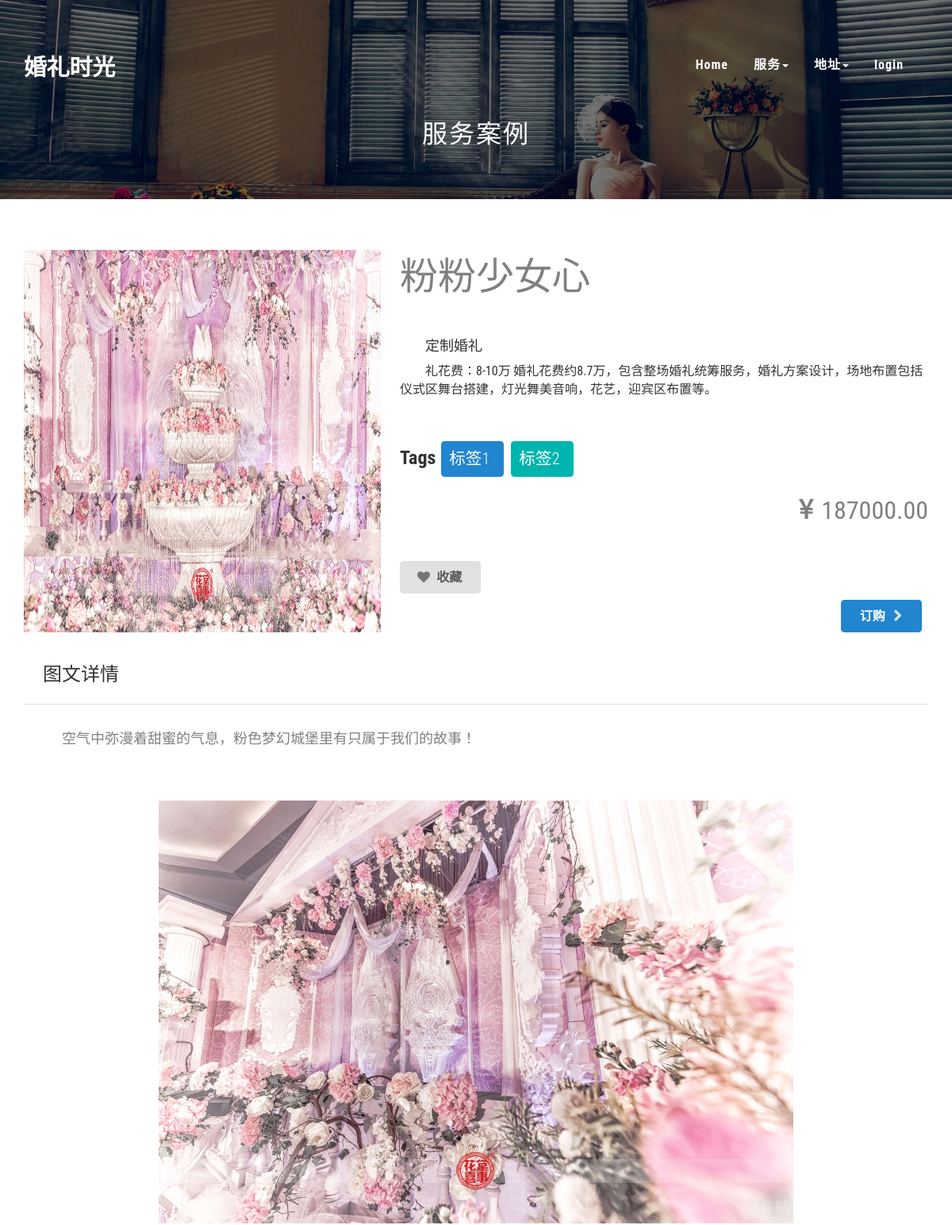
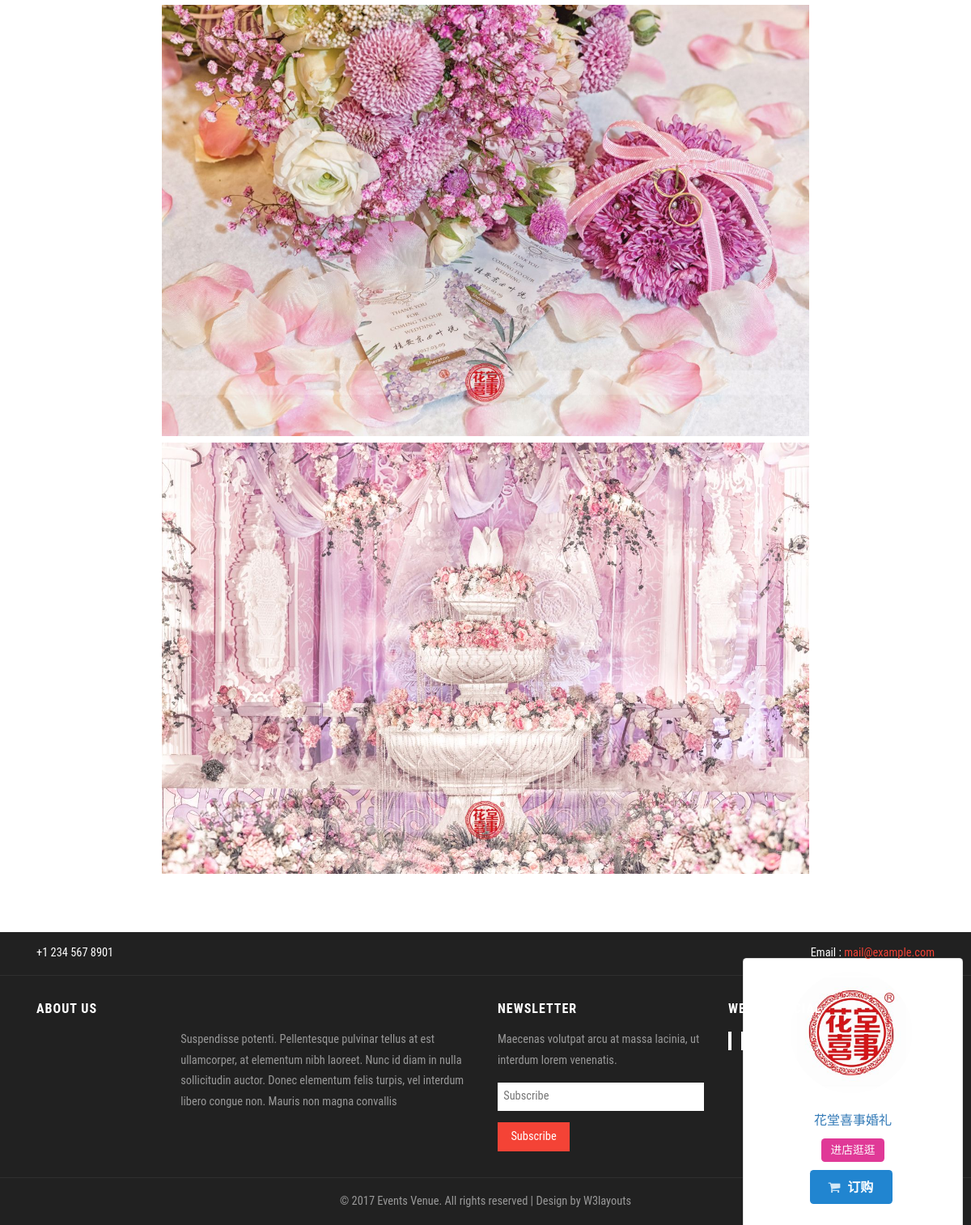
The app's page /single/1 with its own data (2 pictures, top to bottom).
### Web/models.py (models this page shows, shortened)
class C_S(models.Model):#存服务
    belong = models.ForeignKey(to=Company)#所属公司
    topic = models.CharField(max_length=30 , default='unnamed_S|C')#主题
    public_like = models.PositiveIntegerField(default=0)#喜好程度
    icon = models.ImageField(upload_to='store/icon')#图标
    introduction = models.TextField(max_length=255,default='null')#介绍
    index_flag = models.CharField(max_length=20,default='',null=True,blank = True)
    service_kind = models.ForeignKey(to=server_choices)#服务种类
    minprice = models.DecimalField(max_digits=8,decimal_places=2,default = 0,null=True,blank=True)#价格999999.99
    maxprice = models.DecimalField(max_digits=8,decimal_places=2,default = 0,null=True,blank=True)#价格999999.99
    detail = models.TextField(max_length=255,default='null',null=True,blank = True)#细节参数
    create_time = models.DateField(auto_now_add=True)#创建日期
    graph_count = models.IntegerField(default=0)#包含图片数
    writed_time = models.DateField(auto_now=True)#修改日期

class server_choices(models.Model):#检索用， 存服务类型（简写，完整描述）
    ser_name = models.CharField(max_length=5,default='NULL')
    ex_ser_name = models.CharField(max_length=15,default="expand_server'name")
    def __str__(self):
        return str(self.id) + self.ex_ser_name

class Company(models.Model):#存公司
    name = models.CharField(max_length=30 , default='unnamed_company')#名字
    business_kind =models.ForeignKey(to=business_choices)#公司类型
    icon = models.ImageField(upload_to='store/icon')#图标
    introduction = models.TextField(max_length=255,default='null')#介绍
    phone= models.CharField(max_length=20,default = 'null',blank=True,null=True)#联系电话
    adress = models.ForeignKey(to=City)#所在城市
    ident = models.BooleanField(default = False)#审核状态
    isopen = models.BooleanField(default = False)#营业状态
    inward_phone = models.CharField(max_length=20)#内部电话
    manager = models.OneToOneField(to=UserProfile,blank=True,null=True)
    charge_time = models.DateField(auto_now=True)

class Graph(models.Model):#服务例图
    belong = models.ForeignKey(to=C_S)#所属服务
    order_number = models.PositiveIntegerField(default=1)#图片顺序
    img = models.ImageField(upload_to='store/img')#存储的图
    flag = models.CharField(max_length=20,default='null')

### Web/views.py (the view, shortened to what this page needs)
# urls.py: url(r'^single/(?P<id>\d+)$',single),
def single(request,id):
    context={}
    if isinstance(request.user,User):
        user = UserProfile.objects.get(belong_to = request.user)
    else:
        user = None
    if request.method =='GET':
        cities = City.objects.all()
        ser_kind = server_choices.objects.all()
        server= C_S.objects.get(id=id)
        company = server.belong
        images = Graph.objects.filter(belong=server).order_by('order_number')
        flags = flag.objects.all()
        if user:
            fav = Fav.objects.filter(fav_ser = server, fav_user = user)
        else:
            fav = None
        context['fav'] = fav
        context['User']=user
        context['city'] =cities
        context['s_kind'] = ser_kind
        context['server'] = server
        context['company'] = company
        context['images'] = images
        context['tags'] = flags
        return render(request,'single.html',context=context)
    else:
        return redirect(to='/index/')

### Web/models.py (called while the page is built)
    def __str__(self):
        return str(self.id) + self.city_name

### Web/templates/single.html (shortened to what this page needs)
<!DOCTYPE html>
{% load staticfiles %}
<html lang="en">
<head>
<link rel="stylesheet" href="{% static '/css/semantic.css' %}" media="screen" title="no title" charset="utf-8">
<link href="{% static '/css/bootstrap.css' %}" rel="stylesheet" type="text/css" media="all" />
<link rel="stylesheet" href="{% static '/css/style.css' %}" type="text/css" media="all" />
</head>
<body>
	<div class="banner">
		{% include "header.html" %}
		<div class="agileinfo-top-heading">
			<h2>服务案例</h2>
		</div>
	</div>
		<div class="blog">
			<div class="container">
				<div class="single">
						<div class="ui divided items">
								<div class="item">
									<img class="ui left large image" src="/store/{{server.icon}}">
								  <div class="content">
									  <br>
									<p><font size = 9 color=grey>{{server.topic}}</font></p>
									<br>
									<br>
									<div style="text-indent:2em;">
											<p ><font size =4>{{server.service_kind.ex_ser_name}}</font></p>
											<p ><font size =3>{{server.detail}}</font></p>
											<br>
										</div>
									<br>
									<div class="">
											<font size=5 ><b>Tags</b></font>
											<a class="ui big light blue image label">标签1</a>
											<a class="ui big teal image label">标签2</a>
											<br>
										</div>
										<br>
									<div class="meta">
									  <p align=right><font size = 6 color="grey"><i class="yen sign icon"></i>{{server.minprice}}</font></p>
									</div>
									<br>
									<div class="extra">
										{% if fav %}
										<a class="ui red button" href="../../single/{{server.id}}/del/single"><i class="heart icon"></i>已收藏</a>
										{% else %}
										<a class="ui button" href="../../single/{{server.id}}/put/single"><i class="heart icon"></i>收藏</a>
										{% endif %}
										<form method="post">{% csrf_token %}
									  		<button class="ui right floated primary button">订购<i class="right chevron icon"></i> </button>
										</form>
									</div>
								  </div>
								</div>
							<div style="width: 272px !important; height: 250px !important;position: fixed;bottom:80px;right: 10px; margin-top: 15px;" >
								<div class="ui segment" v-show="modal.intro">
									<center><img class="ui small avatar image" src="/store/{{company.icon}}"></center>
									<br>
									<p align=center><a href="/company/{{company.id}}">{{company.name}}</a></p>
									<p align=center><span ><span><a class="ui label pink" href="/company/{{company.id}}"> 进店逛逛 </a></span></p>
									<form method="post" >{% csrf_token %}
										<center><button type="submit" class="ui blue button" href=""><i class="shop icon"></i>订购</button></center>
									</form>
									<br><br>
								</div>
							</div>
						<div class="ui segment vertical padded">
							<h3>图文详情</h3>
						   </div>
						   <div class="ui basic segment">
								<div style="text-indent:2em;">
								   <p ><font size =4 color ="grey">{{server.introduction}}</font></p>
								   <br>
								   </div>
						   </div>
						   <center>
						   <div class="ui huge images">
							   {% for img in images %}
								<img src="/store/{{img.img}}">
								{% endfor %}
							  </div>
						  </center>
						</div>
				</div>
			</div>
		</div>
	<footer>
		{% include "footer.html" %}
	</footer>
</body>
</html>

### Web/static/css/style.css (style rules this page uses)
body a { transition: 0.5s all; -webkit-transition: 0.5s all; -o-transition: 0.5s all; -moz-transition: 0.5s all; -ms-transition: 0.5s all; }
html, body { font-size: 100%; font-family: 'Roboto Condensed', sans-serif; }
body { background:#FFFFFF; }
.banner { background: url(../images/1.jpg) no-repeat 0px 0px; background-size: cover; padding: 3em 0 4em; }
.banner-bottom,.welcome,.services,.posts,.codes,.typography,.blog,.contact,.gallery,.different,.team_agile { padding:4em 0; }
footer { background:#212121; }
.label { font-weight: 300 !important; border-radius:4px; }
.label { font-weight: 300 !important; }
.label { padding: 4px 6px; border: none; text-shadow: none; }
.agileinfo-top-heading { margin:2em 0 0 0; }
.agileinfo-top-heading h2 { color: #FFFFFF; font-size: 2em; margin: 0; font-weight: 100; font-family: 'Pacifico', cursive; letter-spacing: 2px; text-align:center; }

### records on screen
C_S: icon (picture), topic "粉粉少女心", service_kind.ex_ser_name "定制婚礼", detail "礼花费：8-10万 婚礼花费约8.7万，包含整场婚礼统筹服务，婚礼方案设计，场地布置包括仪式区舞台搭建，灯光舞美音响，花艺，迎宾区布置等。", minprice "187000.00", introduction "空气中弥漫着甜蜜的气息，粉色梦幻城堡里有只属于我们的故事！"
Company: icon (picture), name "花堂喜事婚礼"
Graph: img (picture)
Graph: img (picture)
Graph: img (picture)
